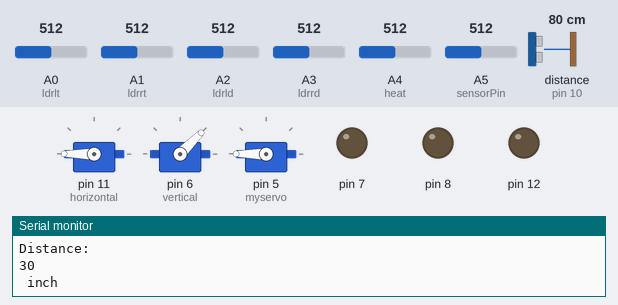
This sketch was run on a simulated Arduino Uno, built with avr-gcc and run on an emulated ATmega328P. Shown: 3 × servo, output pins drawn as LEDs (lit = HIGH), the last lines printed to the serial monitor. Wiring (inferred from the names in the program): ultrasonic range finder: trigger pin 9; echo pin 10. Inputs (shaded band) come from the test bench; at power-on: A0 (ldrlt) = 512, A1 (ldrrt) = 512, A2 (ldrld) = 512, A3 (ldrrd) = 512, A4 (heat) = 512, A5 (sensorPin) = 512, distance to the obstacle (sensor on pin 10) 80 cm. The echo pulse lasts 58.3 µs per cm; pins used as bus, display or sensor lines are not drawn.

Above: at 4.2 s.
4.3 s: A0 (ldrlt) set to 595
6.2 s: A0 (ldrlt) set to 629
At 7.9 s:
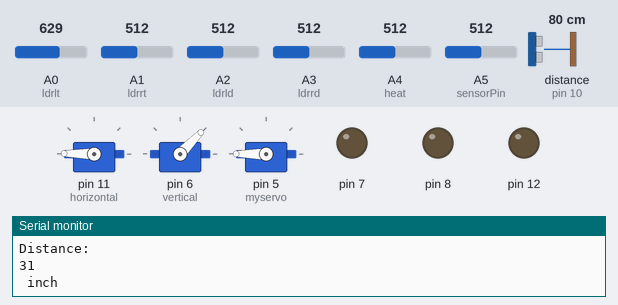
10.4 s: A1 (ldrrt) set to 710
At 12.1 s:
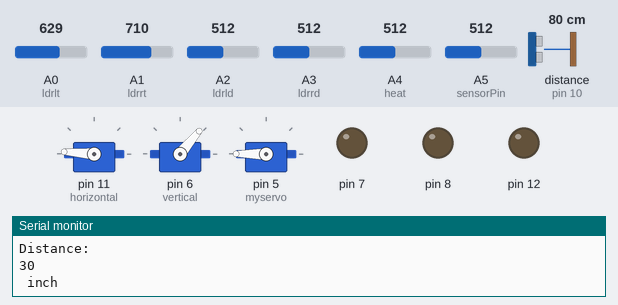
14.6 s: A2 (ldrld) set to 710
At 18.7 s:
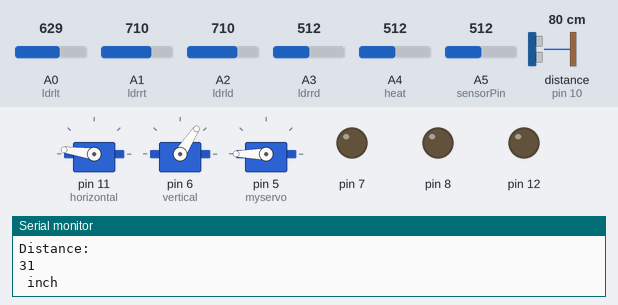
18.8 s: A3 (ldrrd) set to 536
At 19.4 s:
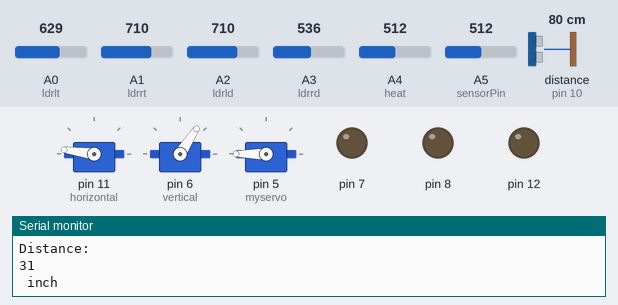
20.3 s: A2 (ldrld) set to 689
At 44.3 s:
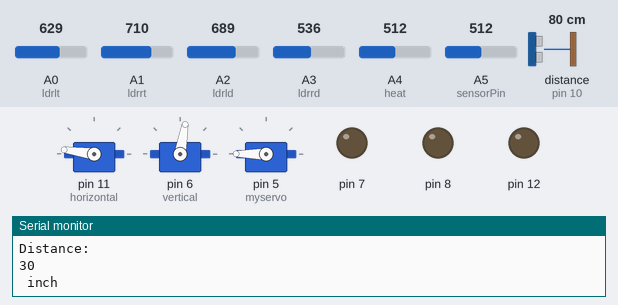
Timing chart, 0 to 45.1 s (numbered marks = the images above; inputs shaded):
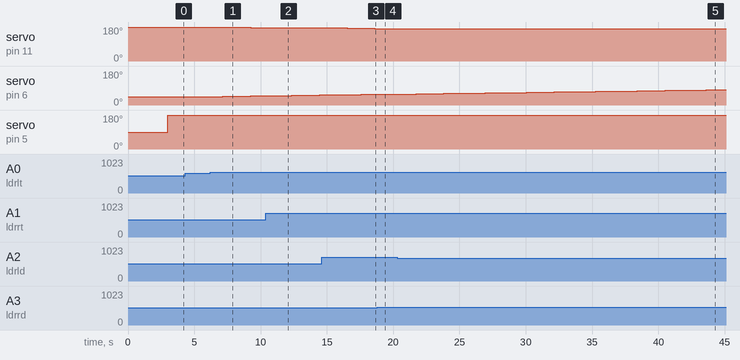

The sketch:

soliman.ino
```cpp
#include <Servo.h>
Servo myservo;
Servo horizontal;
Servo vertical;
int servoh = 180;
int servohLimitHigh = 180;
int servohLimitLow = 65;
int servov = 45;
int servovLimitHigh = 80;
int servovLimitLow = 15;
int ldrlt = A0;
int ldrrt = A1;
int ldrld = A2;
int ldrrd = A3;
int heat=A4;
int heatval=0;
int pos = 0;
int sensorPin = A5;
int Val = 0;
int distanceCm, distanceInch;
const int trigPin = 9;
const int echoPin = 10;
long duration;
boolean x ;
void setup() {
Serial.begin(9600);
  horizontal.attach(11);
  vertical.attach(6);
  horizontal.write(180);
  vertical.write(45);
  delay(3000);
myservo.attach(5);
pinMode(7,OUTPUT);
pinMode(8,OUTPUT);
pinMode(12,OUTPUT);
pinMode(trigPin, OUTPUT);
pinMode(echoPin, INPUT);
}

void loop() {
  x==LOW  ;
    myservo.write(180);

    digitalWrite(trigPin, LOW);
    delayMicroseconds(2);
    digitalWrite(trigPin, HIGH);
    delayMicroseconds(10);
    digitalWrite(trigPin, LOW);
    duration = pulseIn(echoPin, HIGH);
    distanceCm= duration*0.034/2;
    distanceInch = duration*0.0133/2;
    Serial.println("Distance: ");
    Serial.println(distanceCm);
    Serial.println(" cm");
    delay(10);
    Serial.println("Distance: ");
    Serial.println(distanceInch);
    Serial.println(" inch");
    delay(1000);
    if( distanceCm>=10&&distanceCm<=15){
    x==HIGH;
    }

Val = analogRead(sensorPin);
Serial.println(Val);
if(700<=Val&&Val<=1200&&x==HIGH){
  digitalWrite(7,HIGH);
  }else{
    digitalWrite(7,LOW);
    }

if(600<=Val&&Val<=700&&x==HIGH){
  digitalWrite(8,HIGH);
  }else{
    digitalWrite(8,LOW);
    }

if ( 400<=Val && Val<=500 &&x==HIGH )
{
  digitalWrite(12,HIGH);
  }
  else
  {
    digitalWrite(12,LOW);
    }
    int heatval = analogRead(heat);
    Serial.println(heatval);
    if (heatval>=21 && heatval<=25){
      digitalWrite(4,HIGH) ;
      }else{
        digitalWrite(4,LOW);
        }
    if (heatval>=25 && heatval<=30){
      digitalWrite(3,HIGH) ;
      }else{
        digitalWrite(3,LOW);
        }
    if (heatval>=30 && heatval<=35){
      digitalWrite(2,HIGH) ;
      }else{
        digitalWrite(2,LOW);
        }
    delay(15);
  int lt = analogRead(ldrlt);
  int rt = analogRead(ldrrt);
  int ld = analogRead(ldrld);
  int rd = analogRead(ldrrd);
  int dtime = 10;
  int tol = 50;

  int avt = (lt + rt) / 2;
  int avd = (ld + rd) / 2;
  int avl = (lt + ld) / 2;
  int avr = (rt + rd) / 2;

  int dvert = avt - avd;
  int dhoriz = avl - avr;


  if (-1*tol > dvert || dvert > tol)
  {
  if (avt > avd)
  {
    servov = ++servov;
     if (servov > servovLimitHigh)
     {
      servov = servovLimitHigh;
     }
  }
  else if (avt < avd)
  {
    servov= --servov;
    if (servov < servovLimitLow)
  {
    servov = servovLimitLow;
  }
  }
  vertical.write(servov);
  }

  if (-1*tol > dhoriz || dhoriz > tol)
  {
  if (avl > avr)
  {
    servoh = --servoh;
    if (servoh < servohLimitLow)
    {
    servoh = servohLimitLow;
    }
  }
  else if (avl < avr)
  {
    servoh = ++servoh;
     if (servoh > servohLimitHigh)
     {
     servoh = servohLimitHigh;
     }
  }
  else if (avl = avr)
  {
    // nothing
  }
  horizontal.write(servoh);
  }
   delay(dtime);

}
```

Measured:
- the behaviour switches between 702 and 701 on A2 (ldrld) (found by bisection; images 4 and 5)
- after the input at 6.2 s, servo on pin 11 (horizontal): 180° → 179° after 0.96 s, → 178° 1.0 s later, → 177° 1.0 s later, → 176° 1.0 s later; servo on pin 6 (vertical): 45° → 46° after 0.96 s, → 47° 1.0 s later, → 48° 1.0 s later, → 49° 1.0 s later
- after the input at 10.4 s, servo on pin 11 (horizontal): stays 176° (without the input it goes to 175° after 0.93 s)
- after the input at 14.6 s, servo on pin 11 (horizontal): 176° → 175° after 0.89 s, → 174° 1.0 s later, → 173° 1.0 s later, → 172° 1.0 s later
- after the input at 18.8 s, servo on pin 11 (horizontal): stays 172° (without the input it goes to 171° after 0.86 s); servo on pin 6 (vertical): stays 57° (without the input it goes to 58° after 0.86 s)
- after the input at 20.3 s, servo on pin 6 (vertical): moves from 57° to 80° over 22.9 s, starting after 0.40 s
